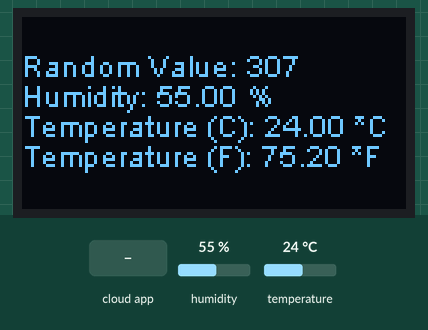
This sketch was run on a simulated ESP32. Parts: 128×64 one-colour display. Inputs (shaded band) come from the test bench; at power-on: humidity 55 %, temperature 24 °C. WiFi joins after 1.5 s; servers stay silent unless stated; random numbers use the default seed unless the sketch sets one; not simulated (calls return 0 or success): arduino_secrets_teakport.h; what the sketch prints to the serial monitor is not drawn.

Above: at 3.7 s.
3.8 s: the phone or cloud app sets led_switch to 0
At 4.4 s:
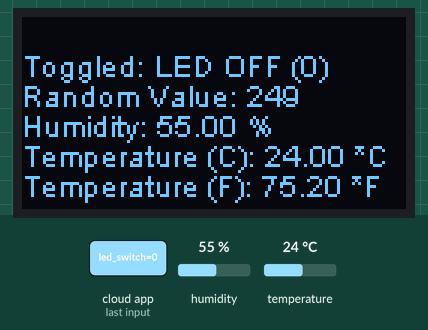
7.1 s: the phone or cloud app sets led_switch to 1
At 7.6 s:
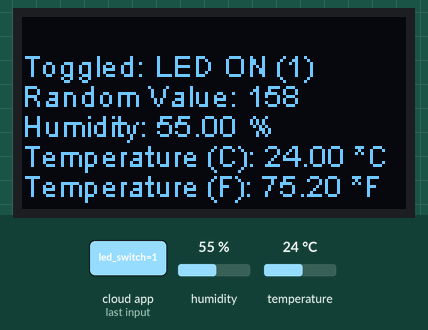
10.2 s: humidity set to 22 %
At 12.2 s:
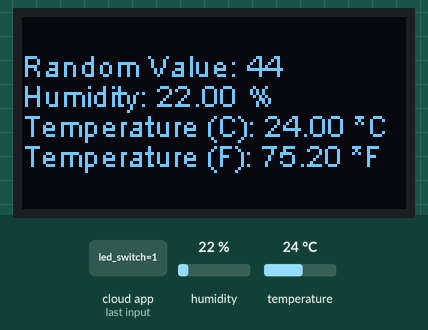
14.7 s: temperature set to 12 °C
At 15.4 s:
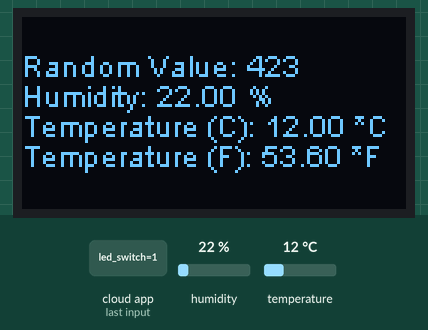
17.8 s: humidity set to 40 %
At 18.6 s:
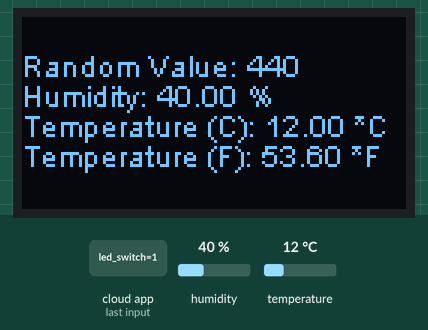
20.8 s: temperature set to 19 °C
At 21.8 s:
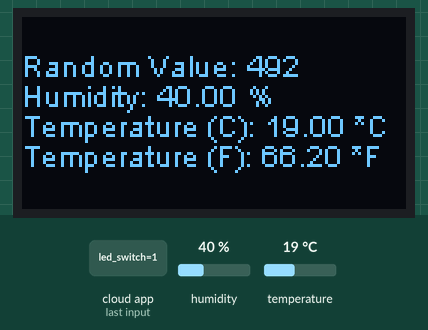
Timing chart, 0 to 23.8 s (numbered marks = the images above; inputs shaded):
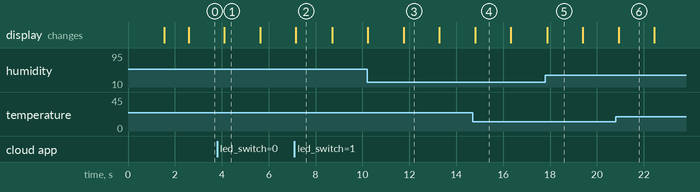

Measured:
- what the display in image 1 shows lasts 1.5 s, from 4.1 s to 5.6 s

The sketch:

iot_temp_humidity.ino
```cpp
// Heltec ESP32 Dev-Boards - Version: Latest
#include "thingProperties.h"

#include "heltec.h"
#include "images.h"

#include <DHT.h>
#include "WiFi.h"

#include <iostream>
#include <vector>

std::vector<String> screenOutput;

// void writeLine(String str, int row = 10, bool clear = true, bool writeToSerial = true);
void writeLines(std::vector<String> lines, bool clear = true, bool writeToSerial = true);

#define DHTPIN 5 // Digital pin connected to the DHT sensor

// Uncomment whatever type you're using!
#define DHTTYPE DHT11 // DHT 11
// #define DHTTYPE DHT22 // DHT 22  (AM2302), AM2321
// #define DHTTYPE DHT21   // DHT 21 (AM2301)

// Initialize DHT sensor.
// Note that older versions of this library took an optional third parameter to
// tweak the timings for faster processors.  This parameter is no longer needed
// as the current DHT reading algorithm adjusts itself to work on faster procs.
DHT dht(DHTPIN, DHTTYPE);

void setup()
{
  serialInit();

  setupDisplay();

  cloudInit();

  dht.begin();
}

void loop()
{
  screenOutput.clear();

  ArduinoCloud.update();

  random_value = random(0, 500);
  screenOutput.push_back("Random Value: " + String(random_value));

  processDht();

  writeLines(screenOutput);
  delay(1500);
}

void processDht()
{
  humidity = dht.readHumidity();
  tempCel = dht.readTemperature();
  tempFahr = dht.readTemperature(true);

  if (isnan(humidity) || isnan(tempCel || isnan(tempFahr)))
  {
    screenOutput.push_back("Failed to read from DHT sensor!");
    return;
  }

  screenOutput.push_back("Humidity: " + String(humidity) + " %");
  screenOutput.push_back("Temperature (C): " + String(tempCel) + " *C");
  screenOutput.push_back("Temperature (F): " + String(tempFahr) + " *F");
}

void onLedSwitchChange()
{
  if (led_switch)
  {
    screenOutput.push_back("Toggled: LED ON (" + String(led_switch) + ")");
  }
  else
  {
    screenOutput.push_back("Toggled: LED OFF (" + String(led_switch) + ")");
  }
}

void setupDisplay()
{
  Heltec.begin(true /*DisplayEnable Enable*/, false /*LoRa Enable*/, true /*Serial Enable*/);

  logo();
  delay(1000);

  Heltec.display->clear();
}

void logo()
{
  Heltec.display->clear();
  Heltec.display->drawXbm(0, 5, logo_width, logo_height, (const unsigned char *)logo_bits);
  Heltec.display->display();
}

/**
 * @brief This function writes a vector of strings and outputs them to the OLED display
 *
 * @param vector<String> lines: The strings to be displayed on screen
 * @param bool clear: If true, the display will not be cleared before writing the lines
 * @param bool writeToSerial: If true, the lines will also be written to the serial output
 * @return void
 */
void writeLines(std::vector<String> lines, bool clear, bool writeToSerial)
{
  if (clear)
  {
    Heltec.display->clear();
  }

  int row = 10;
  for (int i = 0; i < lines.size(); i++)
  {
    Heltec.display->setTextAlignment(TEXT_ALIGN_LEFT);
    Heltec.display->setFont(ArialMT_Plain_10);
    Heltec.display->drawString(0, row, lines[i]);
    row += 10;

    if (writeToSerial)
    {
      Serial.println(lines[i]);
    }
  }

  Heltec.display->display();
}

void serialInit()
{
  // // Initialize serial and wait for port to open:
  // https://bit.ly/3CI7m59
  Serial.begin(115200);
  // This delay gives the chance to wait for a Serial Monitor without blocking if none is found
  delay(1500);
}

void cloudInit()
{
  // !!! MUST BE CALLED BEFORE ANYTHING ELSE about cloud
  // Defined in thingProperties.h
  initProperties();

  // Connect to Arduino IoT Cloud
  ArduinoCloud.begin(ArduinoIoTPreferredConnection);

  /*
     The following function allows you to obtain more information
     related to the state of network and IoT Cloud connection and errors
     the higher number the more granular information you’ll get.
     The default is 0 (only errors).
     Maximum is 4
 */
  setDebugMessageLevel(2);
  ArduinoCloud.printDebugInfo();
}
```

images.h
```cpp
#ifndef IMAGES_H
#define IMAGES_H

#define logo_width 128
#define logo_height 53
const static char logo_bits[] = {

    0x00,
    0x00,
    0x38,
    0x00,
    0x00,
    0x00,
    0x00,
    0x00,
    0x00,
    0x00,
    0x00,
    0x00,
    0x00,
    0x00,
    0x00,
    0x00,
    0x70,
    0x00,
    0xF8,
    0x00,
    0x00,
    0x00,
    0x00,
    0x00,
    0x00,
    0x00,
    0x00,
    0x00,
    0x00,
    0x00,
    0x00,
    0x00,
    0xE0,
    0x01,
    0xF0,
    0x03,
    0x00,
    0x00,
    0x00,
    0x00,
    0x00,
    0x00,
    0x00,
    0x00,
    0x00,
    0x00,
    0x00,
    0x00,
    0xC0,
    0x07,
    0xF0,
    0x07,
    0x00,
    0x00,
    0x00,
    0x00,
    0x00,
    0x00,
    0x00,
    0x00,
    0x00,
    0x00,
    0x00,
    0x00,
    0xC0,
    0x0F,
    0xF0,
    0x0F,
    0x00,
    0x00,
    0x00,
    0x00,
    0x00,
    0x00,
    0x00,
    0x00,
    0x00,
    0x00,
    0x00,
    0x00,
    0xC0,
    0x1F,
    0xF0,
    0x1F,
    0x00,
    0x00,
    0x00,
    0x00,
    0x00,
    0x00,
    0x00,
    0x00,
    0x00,
    0x00,
    0x00,
    0x00,
    0xE0,
    0x1F,
    0xF0,
    0x1F,
    0x00,
    0x00,
    0x00,
    0x00,
    0x00,
    0x00,
    0x00,
    0x00,
    0x00,
    0x00,
    0x00,
    0x00,
    0xE0,
    0x3F,
    0xF8,
    0x3F,
    0x00,
    0x00,
    0x00,
    0x00,
    0x00,
    0x00,
    0x00,
    0x00,
    0x00,
    0x00,
    0x00,
    0x00,
    0xE0,
    0x1F,
    0xF8,
    0x3F,
    0x00,
    0x00,
    0x00,
    0x00,
    0x00,
    0x00,
    0x00,
    0x00,
    0x00,
    0x00,
    0x00,
    0x00,
    0xE0,
    0x1F,
    0xF8,
    0x3F,
    0x00,
    0x00,
    0x00,
    0x00,
    0x00,
    0x00,
    0x00,
    0x00,
    0x00,
    0x00,
    0x00,
    0x00,
    0xF0,
    0x1F,
    0xF8,
    0x1F,
    0x00,
    0x00,
    0x00,
    0x00,
    0x00,
    0x00,
    0x00,
    0x00,
    0x00,
    0x00,
    0x00,
    0x00,
    0xF0,
    0x1F,
    0xFC,
    0x1F,
    0x80,
    0xFF,
    0x8F,
    0x7F,
    0xC0,
    0xFF,
    0x7F,
    0xC0,
    0xFF,
    0x03,
    0xC0,
    0x3F,
    0xF0,
    0x1F,
    0xFC,
    0x1F,
    0xE0,
    0xFF,
    0x87,
    0x3F,
    0xC0,
    0xFF,
    0x7F,
    0xF0,
    0xFF,
    0x01,
    0xF8,
    0xFF,
    0xF0,
    0x0F,
    0xFC,
    0x1F,
    0xE0,
    0xFF,
    0x87,
    0x3F,
    0xE0,
    0xFF,
    0x7F,
    0xF8,
    0xFF,
    0x01,
    0xFE,
    0xFF,
    0xF8,
    0x0F,
    0xFE,
    0x0F,
    0xF0,
    0xFF,
    0x87,
    0x3F,
    0xE0,
    0xFF,
    0x7F,
    0xFC,
    0xFF,
    0x01,
    0xFF,
    0xFF,
    0xF8,
    0xFF,
    0xFF,
    0x0F,
    0xF0,
    0xFF,
    0xC7,
    0x3F,
    0xE0,
    0xFF,
    0x3F,
    0xFC,
    0xFF,
    0x81,
    0xFF,
    0xFF,
    0xF8,
    0xFF,
    0xFF,
    0x0F,
    0xF0,
    0xFF,
    0xC3,
    0x1F,
    0xE0,
    0xFF,
    0x3F,
    0xFC,
    0xFF,
    0xC0,
    0xFF,
    0x7F,
    0xFC,
    0xFF,
    0xFF,
    0x0F,
    0xF8,
    0xFF,
    0xC3,
    0x1F,
    0xE0,
    0xFF,
    0x3F,
    0xFC,
    0xFF,
    0xE0,
    0xFF,
    0x7F,
    0xFC,
    0xFF,
    0xFF,
    0x07,
    0xF8,
    0x03,
    0xC0,
    0x1F,
    0x00,
    0xFE,
    0x01,
    0xFE,
    0x00,
    0xF0,
    0x3F,
    0x70,
    0xFC,
    0xFF,
    0xFF,
    0x07,
    0xF8,
    0x03,
    0xE0,
    0x0F,
    0x00,
    0xFE,
    0x00,
    0xFE,
    0x00,
    0xF0,
    0x1F,
    0x60,
    0xFC,
    0xFF,
    0xFF,
    0x07,
    0xF8,
    0x03,
    0xE0,
    0x0F,
    0x00,
    0xFE,
    0x00,
    0xFE,
    0x00,
    0xF0,
    0x07,
    0x20,
    0xFE,
    0xFF,
    0xFF,
    0x07,
    0xFC,
    0xFF,
    0xE1,
    0x0F,
    0x00,
    0xFF,
    0x00,
    0xFF,
    0x7F,
    0xF8,
    0x07,
    0x00,
    0xFE,
    0x83,
    0xFF,
    0x03,
    0xFC,
    0xFF,
    0xF1,
    0x0F,
    0x00,
    0x7F,
    0x00,
    0xFF,
    0x7F,
    0xF8,
    0x03,
    0x00,
    0xFE,
    0x83,
    0xFF,
    0x03,
    0xFC,
    0xFF,
    0xF0,
    0x07,
    0x00,
    0x7F,
    0x00,
    0xFF,
    0x7F,
    0xFC,
    0x03,
    0x00,
    0xFE,
    0x81,
    0xFF,
    0x03,
    0xFC,
    0xFF,
    0xF0,
    0x07,
    0x00,
    0x7F,
    0x00,
    0xFF,
    0x3F,
    0xFC,
    0x03,
    0x00,
    0xFF,
    0xC1,
    0xFF,
    0x01,
    0xFE,
    0xFF,
    0xF0,
    0x07,
    0x80,
    0x3F,
    0x80,
    0xFF,
    0x3F,
    0xFC,
    0x03,
    0x00,
    0xFF,
    0xC1,
    0xFF,
    0x01,
    0xFE,
    0xFF,
    0xF8,
    0x07,
    0x80,
    0x3F,
    0x80,
    0xFF,
    0x3F,
    0xFC,
    0x03,
    0x10,
    0xFF,
    0xC1,
    0xFF,
    0x01,
    0xFE,
    0x00,
    0xF8,
    0x03,
    0x80,
    0x3F,
    0x80,
    0x3F,
    0x00,
    0xFC,
    0x03,
    0x0C,
    0xFF,
    0xC0,
    0xFF,
    0x01,
    0xFF,
    0x00,
    0xF8,
    0x03,
    0xC0,
    0x3F,
    0x80,
    0x3F,
    0x00,
    0xFC,
    0x07,
    0x0E,
    0xFF,
    0xE0,
    0xFF,
    0x00,
    0x7F,
    0x00,
    0xF8,
    0x03,
    0xC0,
    0x1F,
    0xC0,
    0x3F,
    0x00,
    0xFC,
    0xFF,
    0x0F,
    0xFF,
    0xE0,
    0xFF,
    0x00,
    0xFF,
    0x7F,
    0xFC,
    0xFF,
    0xC1,
    0x1F,
    0xC0,
    0xFF,
    0x1F,
    0xFC,
    0xFF,
    0x0F,
    0x7F,
    0xE0,
    0xFF,
    0x00,
    0xFF,
    0x3F,
    0xFC,
    0xFF,
    0xC1,
    0x1F,
    0xC0,
    0xFF,
    0x0F,
    0xF8,
    0xFF,
    0x07,
    0x7E,
    0xE0,
    0xFF,
    0x80,
    0xFF,
    0x3F,
    0xFC,
    0xFF,
    0xE0,
    0x1F,
    0xC0,
    0xFF,
    0x0F,
    0xF8,
    0xFF,
    0x07,
    0x7C,
    0xF0,
    0x7F,
    0x80,
    0xFF,
    0x3F,
    0xFE,
    0xFF,
    0xE0,
    0x0F,
    0xE0,
    0xFF,
    0x0F,
    0xF0,
    0xFF,
    0x07,
    0xF8,
    0xF0,
    0x7F,
    0x80,
    0xFF,
    0x1F,
    0xFE,
    0xFF,
    0xE0,
    0x0F,
    0xE0,
    0xFF,
    0x0F,
    0xE0,
    0xFF,
    0x07,
    0xE0,
    0xF0,
    0x7F,
    0x80,
    0xFF,
    0x1F,
    0xFE,
    0xFF,
    0xE0,
    0x0F,
    0xE0,
    0xFF,
    0x07,
    0x80,
    0xFF,
    0x03,
    0x00,
    0xF0,
    0x7F,
    0x00,
    0x00,
    0x00,
    0x00,
    0x00,
    0x00,
    0x00,
    0x00,
    0x00,
    0x00,
    0x00,
    0x3C,
    0x00,
    0x00,
    0xF8,
    0x3F,
    0x00,
    0x00,
    0x00,
    0x00,
    0x00,
    0x00,
    0x00,
    0x00,
    0x00,
    0x00,
    0x00,
    0x00,
    0x00,
    0x00,
    0xF8,
    0x3F,
    0x00,
    0x00,
    0x00,
    0x00,
    0x00,
    0x00,
    0x00,
    0x00,
    0x00,
    0x00,
    0x00,
    0x00,
    0x00,
    0x00,
    0xF8,
    0x3F,
    0x00,
    0x00,
    0x00,
    0x00,
    0x00,
    0x00,
    0x00,
    0x00,
    0x00,
    0x00,
    0x00,
    0x00,
    0x00,
    0x00,
    0xFC,
    0x1F,
    0x00,
    0x8F,
    0xF7,
    0xFF,
    0x7C,
    0xBC,
    0xC7,
    0xF3,
    0xFF,
    0xFC,
    0xBC,
    0x07,
    0x00,
    0x00,
    0xFC,
    0x1F,
    0x00,
    0x8F,
    0x73,
    0xFF,
    0xFE,
    0xBE,
    0xC7,
    0xFB,
    0xFF,
    0xFE,
    0xBD,
    0x03,
    0x00,
    0x00,
    0xFC,
    0x1F,
    0x80,
    0x8F,
    0x73,
    0xFF,
    0xEF,
    0xFE,
    0xE7,
    0xFB,
    0x77,
    0xEF,
    0xFD,
    0x03,
    0x00,
    0x00,
    0xFC,
    0x1F,
    0x80,
    0xDF,
    0x7B,
    0x9C,
    0xE7,
    0xFE,
    0xF7,
    0xE3,
    0x71,
    0xE7,
    0xFD,
    0x03,
    0x00,
    0x00,
    0xFC,
    0x0F,
    0xC0,
    0xDF,
    0x79,
    0x9E,
    0xE3,
    0xFE,
    0xF3,
    0xE3,
    0x78,
    0xE7,
    0xFF,
    0x03,
    0x00,
    0x00,
    0xFC,
    0x0F,
    0xE0,
    0xDF,
    0x39,
    0x8E,
    0xF3,
    0xFF,
    0xFB,
    0xE7,
    0xF8,
    0xE7,
    0xFE,
    0x01,
    0x00,
    0x00,
    0xFC,
    0x0F,
    0xE0,
    0xDF,
    0x3F,
    0x8E,
    0x7F,
    0xFF,
    0xFF,
    0xE7,
    0x38,
    0x7F,
    0xEE,
    0x01,
    0x00,
    0x00,
    0xF8,
    0x0F,
    0x70,
    0xDC,
    0x1F,
    0x0E,
    0x3F,
    0xFF,
    0x9D,
    0xF7,
    0x38,
    0x3F,
    0xEF,
    0x01,
    0x00,
    0x00,
    0xF8,
    0x0F,
    0x00,
    0x00,
    0x03,
    0x00,
    0x04,
    0x00,
    0x00,
    0x00,
    0x00,
    0x08,
    0x00,
    0x00,
    0x00,
    0x00,
    0xF0,
    0x07,
    0x00,
    0x00,
    0x00,
    0x00,
    0x00,
    0x00,
    0x00,
    0x00,
    0x00,
    0x00,
    0x00,
    0x00,
    0x00,
    0x00,
    0xE0,
    0x0F,
    0x00,
    0x00,
    0x00,
    0x00,
    0x00,
    0x00,
    0x00,
    0x00,
    0x00,
    0x00,
    0x00,
    0x00,
    0x00,
    0x00,
    0x80,
    0x0F,
    0x00,
    0x00,
    0x00,
    0x00,
    0x00,
    0x00,
    0x00,
    0x00,
    0x00,
    0x00,
    0x00,
    0x00,
    0x00,
    0x00,
    0x00,
    0x1E,
    0x00,
    0x00,
    0x00,
    0x00,
    0x00,
    0x00,
    0x00,
    0x00,
    0x00,
    0x00,
    0x00,
    0x00,
    0x00,
};

const char activeSymbol[] PROGMEM = {
    B00000000,
    B00000000,
    B00011000,
    B00100100,
    B01000010,
    B01000010,
    B00100100,
    B00011000};

const char inactiveSymbol[] PROGMEM = {
    B00000000,
    B00000000,
    B00000000,
    B00000000,
    B00011000,
    B00011000,
    B00000000,
    B00000000};

#endif
```

thingProperties.h
```cpp
// Code generated by Arduino IoT Cloud, DO NOT EDIT.

#include <ArduinoIoTCloud.h>
#include <Arduino_ConnectionHandler.h>


#include "arduino_secrets_teakport.h"

const char DEVICE_LOGIN_NAME[] = "22153d4b-5ffc-474d-841e-c4f80f61206d";

const char SSID[]               = SECRET_SSID;    // Network SSID (name)
const char PASS[]               = SECRET_PASS;    // Network password (use for WPA, or use as key for WEP)
const char DEVICE_KEY[]  = SECRET_DEVICE_KEY;    // Secret device password

void onLedSwitchChange();

int random_value;
bool led_switch;
float humidity;
float tempCel;
float tempFahr;

void initProperties(){

  ArduinoCloud.setBoardId(DEVICE_LOGIN_NAME);
  ArduinoCloud.setSecretDeviceKey(DEVICE_KEY);
  ArduinoCloud.addProperty(random_value, READ, ON_CHANGE, NULL);
  ArduinoCloud.addProperty(led_switch, READWRITE, ON_CHANGE, onLedSwitchChange);
  ArduinoCloud.addProperty(humidity, READ, ON_CHANGE, NULL);
  ArduinoCloud.addProperty(tempCel, READ, ON_CHANGE, NULL);
  ArduinoCloud.addProperty(tempFahr, READ, ON_CHANGE, NULL);
  ArduinoCloud.addProperty(random_value, READ, ON_CHANGE, NULL);
}

WiFiConnectionHandler ArduinoIoTPreferredConnection(SSID, PASS);
```
